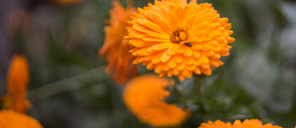
#> input picture Fractal Theory/lib/image.jfif, 296 x 128 px
$ python get_frequency.py
#> lines starting #> are read from the running program, lines starting #| are printed output that depends on the picture
# -*- coding: utf-8 -*-
# @Time    : 2022/7/19 14:53
# @Author  : HongFei Wang
import matplotlib.pyplot as plt
import cv2
import numpy as np
import numba
from osgeo import gdal


@numba.njit()  # 计算频数
def count_frequency(datas, lists):
    for i in range(len(datas)):
        for j in range(len(datas[i])):
            lists[datas[i][j]] += 1
    return lists

@numba.njit()
def count_accumulative_frequency(datas):
    nums = 0
    datas_copy = datas.copy()
    for i in range(1, 1 + len(datas_copy)):
        nums += datas_copy[-i]
        datas_copy[-i] = nums
    return datas_copy


def save_log(file_name:str):
#> called with file_name = 'image.jfif'
    if '.tif'  in file_name or '.' not in file_name:
        image_data = gdal.Open(rf'{file_name}')
        image_data = image_data.ReadAsArray()
    else:
        image_data = np.array(cv2.imread(file_name,0))
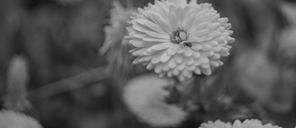
#> image_data: shape (128, 296); min 16, max 198, mean 89.4
        # image_data = plt.imread(file_name).astype(np.int64)

    mins_image = np.min(image_data)
#> mins_image = 16
    image_data -= mins_image-1 # 平移至1--..
    image_data_list, frequency = np.unique(image_data, return_counts=True) # 返回 索引值，频次
#> image_data_list = 183 values from 1 to 183; frequency = 183 values, max 603 at index 45, min 1 at index 0, mean 207
    accumulative_frequency = count_accumulative_frequency(frequency)  # 累积频率
#> accumulative_frequency = 183 values, max 37888 at index 0, min 4 at index 182, mean 15399.1


    plt.figure('image')
    plt.imshow(image_data,cmap='gray')
    plt.figure('frequency')
    plt.plot(np.log(image_data_list),np.log(frequency))
    plt.figure('accumulative_frequency')
    plt.plot(np.log(image_data_list),np.log(accumulative_frequency))
    plt.show()
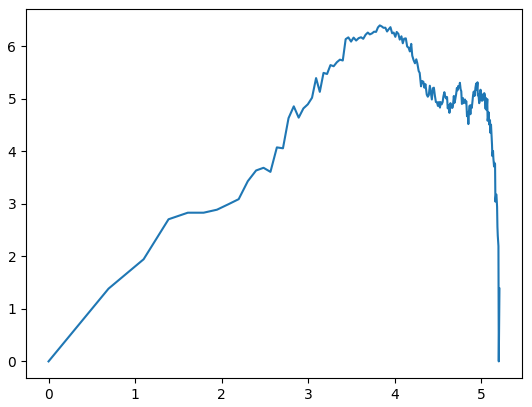
#> figure drawn by matplotlib, 1 panel; curve peaks at x = 3.83, y = 6.4
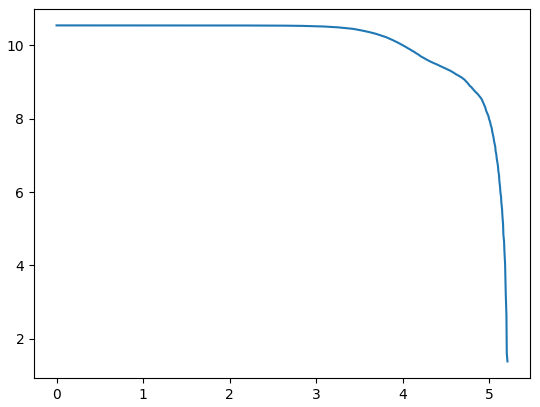
#> figure drawn by matplotlib, 1 panel; curve peaks at x = 0, y = 10.54

    if '.' in file_name:
        np.save("../db/%s_frequency.npy" % ''.join(file_name.split('.')[0]), frequency) # 频次
        np.save("../db/%s_accumulative_frequency.npy" % ''.join(file_name.split('.')[0]), accumulative_frequency)  # 累计频次
        np.save("../db/%s_index.npy" % ''.join(file_name.split('.')[0]), image_data_list) # 索引
    else:
        np.save("../db/%s_frequency.npy" % file_name, frequency)  # 频次
        np.save("../db/%s_accumulative_frequency.npy" % file_name, accumulative_frequency)  # 累计频次
        np.save("../db/%s_index.npy" % file_name, image_data_list)  # 索引


if __name__ == '__main__':
    save_log('image.jfif')
